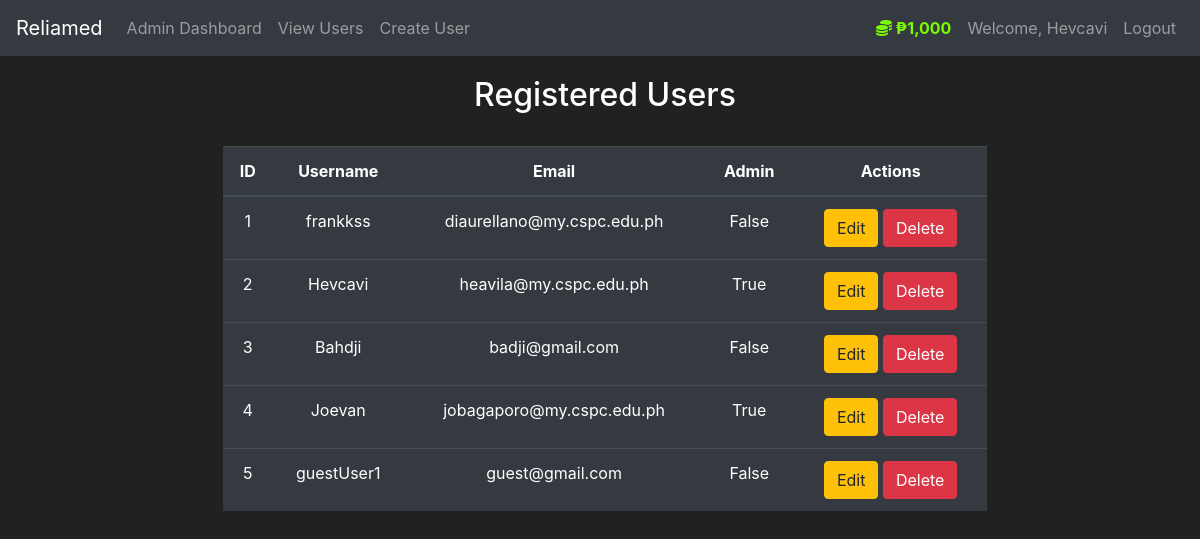
The page /view-users (signed in) on the database as committed earlier.
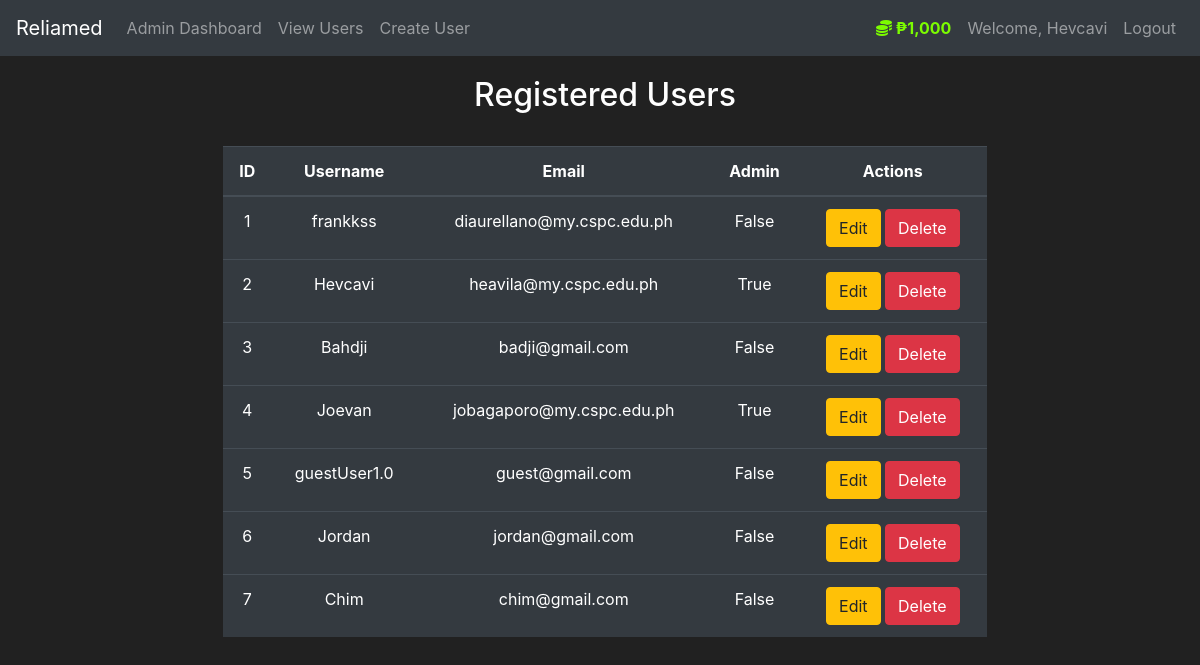
The same page on the database as committed later.
### reliamed/models.py (models this page shows, shortened)
class User(db.Model, UserMixin):
    id = db.Column(db.Integer, primary_key=True)
    username = db.Column(db.String(length=30), nullable=False, unique=True)
    email_address = db.Column(db.String(length=50), nullable=False, unique=True)
    password_hash = db.Column(db.String(length=60), nullable=False)
    budget = db.Column(db.Integer, nullable=False, default=1000)
    is_admin = db.Column(db.Boolean, default=False) # added column in User table | Used for checking if user is admin or not
    @property
    def prettier_budget(self):
        if len(str(self.budget)) >= 4:
            return f'₱{str(self.budget)[:-3]},{str(self.budget)[-3:]}'
        else:
            return f"₱{self.budget}"
    @property
    def password(self):
        raise AttributeError('password is not a readable attribute.')

### reliamed/routes.py (the view)
@app.route('/view-users', methods=['GET', 'POST'])
@login_required
@admin_required
def view_users():
    users = User.query.all()
    return render_template('admin/view_users.html', users=users)

### reliamed/models.py (called while the page is built)
@login_manager.user_loader
def load_user(user_id):
    return User.query.get(int(user_id))

### reliamed/templates/admin/view_users.html (shortened to what this page needs)
{% extends 'base.html' %}
{% block content %}
<div class="row justify-content-center" style="margin-top:20px; margin-left:10px; margin-right: 0px">
    <div class="col-8 text-center">
        <h2>Registered Users</h2>
        <br>
        <table class="table table-hover table-dark">
        <thead>
            <tr>
                <th>ID</th>
                <th>Username</th>
                <th>Email</th>
                <th>Admin</th>
                <th>Actions</th>
            </tr>
        </thead>
        <tbody>
            {% for user in users %}
            <tr>
                <td>{{ user.id }}</td>
                <td>{{ user.username }}</td>
                <td>{{ user.email_address }}</td>
                <td>{{ user.is_admin }}</td>
                <td>
                    <a href="{{ url_for('edit_user', user_id=user.id) }}" class="btn btn-warning">Edit</a>
                    <form action="{{ url_for('delete_user', user_id=user.id) }}" method="POST" style="display:inline;">
                        <button type="submit" class="btn btn-danger">Delete</button>
                    </form>
                </td>
            </tr>
            {% endfor %}
        </tbody>
        </table>
    </div>
</div>
{% endblock %}

### reliamed/templates/base.html (shortened to what this page needs)
<!doctype html>
<html lang="en">
   <head>
      <link rel="stylesheet" href="https://cdn.jsdelivr.net/npm/bootstrap@4.5.3/dist/css/bootstrap.min.css">
   </head>
   <body>
    <nav class="navbar navbar-expand-md navbar-dark bg-dark">
      <a class="navbar-brand" href="#">Reliamed</a>
      <div class="collapse navbar-collapse" id="navbarNav">
        <ul class="navbar-nav mr-auto">
            {% if current_user.is_authenticated and current_user.is_admin %}
            <li class="nav-item">
                <a class="nav-link" href="{{ url_for('admin_home') }}">Admin Dashboard</a>
            </li>
            <li class="nav-item">
                <a class="nav-link" href="{{ url_for('view_users') }}">View Users</a>
            </li>
            <li class="nav-item">
                <a class="nav-link" href="{{ url_for('create_user') }}">Create User</a>
            </li>
            {% endif %}
        </ul>
          {% if current_user.is_authenticated %}
            <ul class="navbar-nav">
                <li class="nav-item">
                    <a class="nav-link" style="color: lawngreen; font-weight: bold">
                        <i class="fas fa-coins"></i>
                        {{ current_user.prettier_budget }}
                    </a>
                </li>
                <li class="nav-item">
                    <a class="nav-link">Welcome, {{ current_user.username }}</a>
                </li>
                <li class="nav-item">
                    <a class="nav-link" href="{{ url_for('logout_page') }}">Logout</a>
                </li>
            </ul>
          {% endif %}
      </div>
    </nav>
      {% block content %}
      {% endblock %}
   </body>
</html>

### reliamed/templates/base.html (style rules this page uses)
body { background-color: #212121; color: white }

Rows that differ between the two databases and show on the page:
changed User "guest@gmail.com": username "guestUser1" → "guestUser1.0"
added User: id "6", username "Jordan", email_address "jordan@gmail.com", is_admin "False"
added User: id "7", username "Chim", email_address "chim@gmail.com", is_admin "False"
